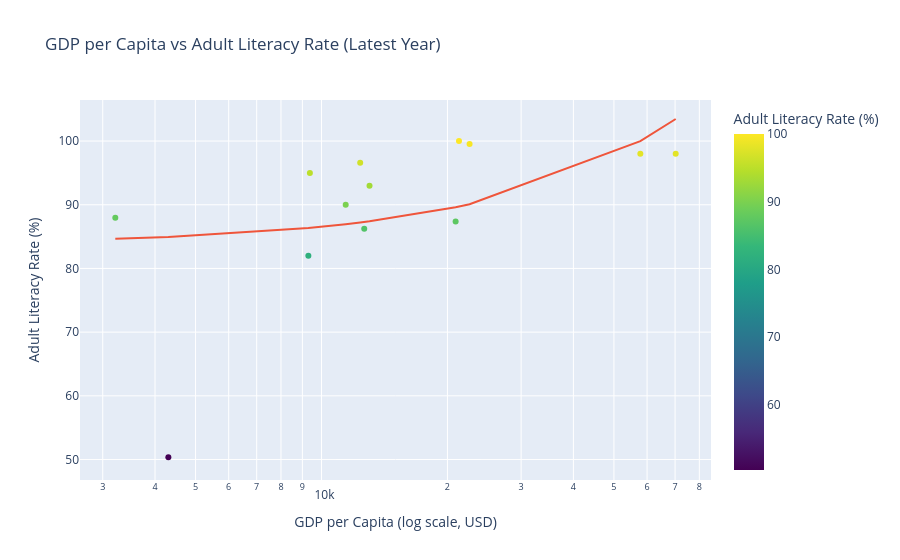

Write notebook code for a chart like this one.
### Markdown cell above
### Bivariate Analysis

### Code cell
# ── Scatter: GDP vs Adult Literacy Rate (FIXED) ─────────────────────────────

import plotly.express as px

# Detect correct column automatically
adult_col = [c for c in df_lit_edu.columns if 'adult' in c.lower()][0]

# Prepare data
df_scatter = (
    df_lit_edu
    .dropna(subset=[adult_col, 'gdp_per_capita'])
    .query('year == year.max()')
)

# Plot
fig = px.scatter(
    df_scatter,
    x='gdp_per_capita',
    y=adult_col,
    hover_name='country',
    log_x=True,
    trendline='ols',
    title='GDP per Capita vs Adult Literacy Rate (Latest Year)',
    labels={
        'gdp_per_capita': 'GDP per Capita (log scale, USD)',
        adult_col: 'Adult Literacy Rate (%)'
    },
    color=adult_col,
    color_continuous_scale='Viridis',
    size_max=15
)

fig.show()

### Figure 1 — Plotly figure (JSON) as saved in the notebook; plotly's stock layout.template omitted (floating-point values rounded to 4 significant figures)
{"data": [{"hovertemplate": "<b>%{hovertext}</b><br><br>GDP per Capita (log scale, USD)=%{x}<br>Adult Literacy Rate (%)=%{marker.color}<extra></extra>", "hovertext": ["Azerbaijan", "Bahrain", "El Salvador", "Georgia", "India", "Jordan", "Nauru", "Senegal", "Sri Lanka", "Tunisia", "United Arab Emirates", "Vanuatu", "World"], "legendgroup": "", "marker": {"color": [100, 98, 90, 99.56, 82, 95, 96.59, 50.36, 93, 86.25, 98, 87.96, 87.36], "coloraxis": "coloraxis", "symbol": "circle"}, "mode": "markers", "name": "", "orientation": "v", "showlegend": false, "type": "scatter", "x": [21310.0, 57820.0, 11420.0, 22590.0, 9302.0, 9381.0, 12370.0, 4305.0, 13020.0, 12650.0, 70240.0, 3215.0, 20920.0], "xaxis": "x", "y": [100, 98, 90, 99.56, 82, 95, 96.59, 50.36, 93, 86.25, 98, 87.96, 87.36], "yaxis": "y"}, {"hovertemplate": "<b>OLS trendline</b><br>adult_literacy = 0.000280775 * gdp_per_capita + 83.7429<br>R<sup>2</sup>=0.189817<br><br>GDP per Capita (log scale, USD)=%{x}<br>Adult Literacy Rate (%)=%{y} <b>(trend)</b><extra></extra>", "legendgroup": "", "marker": {"symbol": "circle"}, "mode": "lines", "name": "", "showlegend": false, "type": "scatter", "x": [3215.0, 4305.0, 9302.0, 9381.0, 11420.0, 12370.0, 12650.0, 13020.0, 20920.0, 21310.0, 22590.0, 57820.0, 70240.0], "xaxis": "x", "y": [84.65, 84.95, 86.35, 86.38, 86.95, 87.22, 87.29, 87.4, 89.62, 89.73, 90.09, 99.98, 103.5], "yaxis": "y"}], "layout": {"coloraxis": {"colorbar": {"title": {"text": "Adult Literacy Rate (%)"}}, "colorscale": [[0, "#440154"], [0.1111, "#482878"], [0.2222, "#3e4989"], [0.3333, "#31688e"], [0.4444, "#26828e"], [0.5556, "#1f9e89"], [0.6667, "#35b779"], [0.7778, "#6ece58"], [0.8889, "#b5de2b"], [1, "#fde725"]]}, "legend": {"tracegroupgap": 0}, "title": {"text": "GDP per Capita vs Adult Literacy Rate (Latest Year)"}, "xaxis": {"anchor": "y", "domain": [0, 1], "title": {"text": "GDP per Capita (log scale, USD)"}, "type": "log"}, "yaxis": {"anchor": "x", "domain": [0, 1], "title": {"text": "Adult Literacy Rate (%)"}}}}
